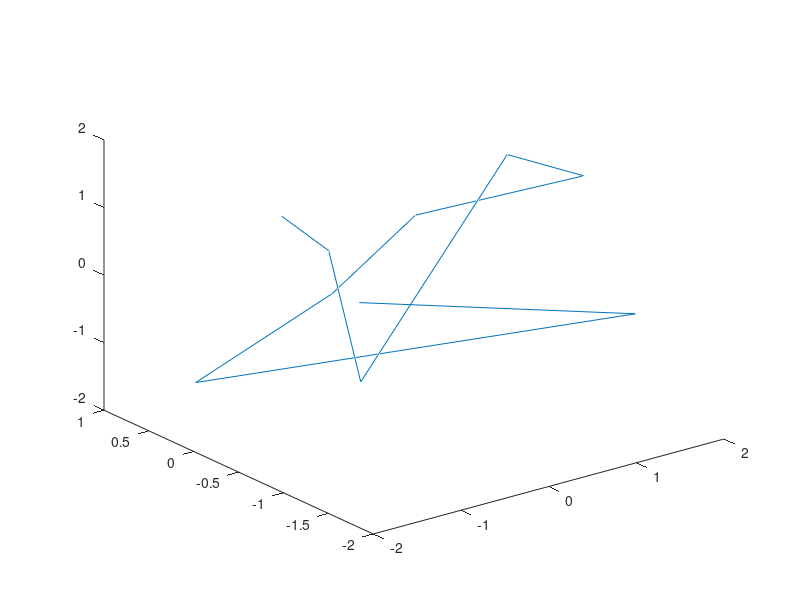

The MATLAB source for this figure: (Note: this script raises an error after producing the figure.)
%% Unit Tests for Figure Rotator
%
% These are a series of tests for the FigureRotator. They also serve as example
% of various ways to use the tool.
%
% Copyright 2014 Tucker McClure

%%
% Here's a simple example.

% Make a plot.
figure();
plot3(randn(1, 10), randn(1, 10), randn(1, 10));
drawnow();

% Put a FigureRotator on it.
f = FigureRotator();

%%
% The FigureRotator can later be stopped by calling the Stop() function.

f.Stop();

%%
% It's often helpful to specify the initial camera parameters, like
% position, target, up vector, and view angle. These can all be passed to
% the constructor.

f = FigureRotator(gca, 'CameraTarget',    [0 0 0], ...
                       'CameraPosition',  [15 0 0], ...
                       'CameraUpVector',  [0 0 1], ...
                       'CameraViewAngle', 60);

%%
% The FigureRotator allows complete 3D rotation, so if you start losing
% track of "up", you can always re-align the camera's up vector with the 
% axes' [0 0 1] by calling RestoreUp(). You can also double-click to do this.

f.RestoreUp();

%%
% This object uses the figure's WindowButtonUpFcn, WindowButtonDownFcn,
% WindowButtonMotionFcn, and WindowScrollWheelFcn callbacks. If those are
% necessary for other tasks as well, callbacks can be attached to the
% FigureRotator, which will pass all arguments on to the provided callback
% function.
%
% Example:

f = FigureRotator(gca);
f.AttachCallback('WindowButtonDownFcn', 'disp(''clicked'');');

%%
% Or multiple callbacks can be set with a single call:

f.AttachCallback('WindowButtonDownFcn',   'disp(''down'');', ...
                 'WindowButtonUpFcn',     'disp(''up'');', ...
                 'WindowButtonMotionFcn', 'disp(''moving'');', ...
                 'WindowScrollWheelFcn',  @(~, ~) disp('scrolling'), ...
                 'KeyPressFcn',           @(~, ~) disp('key'));

%%
% When we stop the FigureRotator, the callbacks are "given" to the figure, so
% they will still happen.

f.Stop();

%%
% Enough of that.
close all;

%%
% A single FigureRotator can control multiple axes, even axes across
% multiple figures.
%
% Example:

figure(1);
clf();
ha1 = subplot(2, 1, 1);
peaks;
ha2 = subplot(2, 1, 2);
peaks;

figure(2);
clf();
peaks;
ha3 = gca();

f = FigureRotator([ha1 ha2 ha3]);

%%
% We can still provide callbacks.

f.AttachCallback('WindowButtonDownFcn',   'disp(''down'');', ...
                 'WindowButtonUpFcn',     'disp(''up'');', ...
                 'WindowScrollWheelFcn',  @(~, ~) disp('scrolling'), ...
                 'KeyPressFcn',           @(~, ~) disp('key'));

%% Test off-centered rotation with odd data ratios.

close all;
[x, y, z] = sphere(64);
surf(1e3*x + 1000, 1e3*y, 1e-3*z);
drawnow();
FigureRotator();
